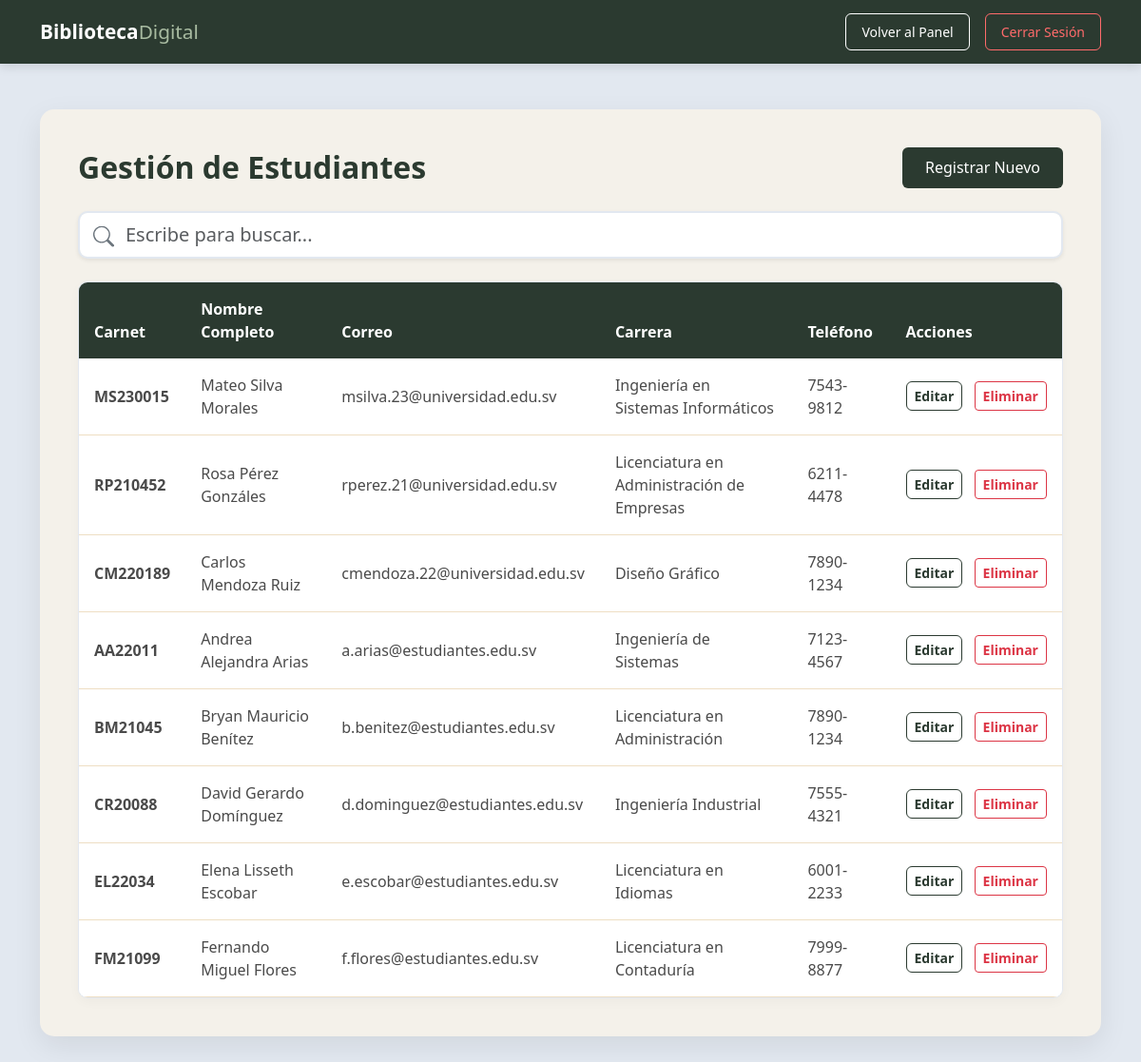
Page /estudiantes/estudiante_lista.php (signed in) on the committed database.
### tables this page shows
CREATE TABLE `estudiantes` (
  `id` int(11) NOT NULL,
  `carnet` varchar(50) NOT NULL,
  `nombre_completo` varchar(150) NOT NULL,
  `correo` varchar(150) NOT NULL,
  `carrera` varchar(100) NOT NULL,
  `telefono` varchar(20) DEFAULT NULL
);

### estudiantes/estudiante_lista.php (the view, shortened to what this page needs)
<?php
require '../config/conexion.php';
$sql = "SELECT * FROM estudiantes";
$resultado = $conn->query($sql);
?>
<!DOCTYPE html>
<html lang="es">
<head>
    <link href="https://cdn.jsdelivr.net/npm/bootstrap@5.3.0/dist/css/bootstrap.min.css" rel="stylesheet">
</head>
<body>
    <nav class="navbar mb-5">
        <div class="container">
            <a class="navbar-brand" href="../dashboard.php">Biblioteca<span>Digital</span></a>
            <div class="d-flex">
                <a href="../dashboard.php" class="btn btn-sm btn-outline-light-custom me-3 px-3 py-2">Volver al Panel</a>
                <a href="../logout.php" class="btn btn-sm btn-logout px-3 py-2">Cerrar Sesión</a>
            </div>
        </div>
    </nav>
    <div class="container mb-5">
        <div class="main-card">
            <div class="d-flex justify-content-between align-items-center mb-4">
                <h2 class="mb-0">Gestión de Estudiantes</h2>
                <?php if ($_SESSION['nivel_acceso'] == 'Administrador' || $_SESSION['nivel_acceso'] == 'Supervisor'): ?>
                    <a href="estudiante_form.php" class="btn-dark-green">Registrar Nuevo</a>
                <?php endif; ?>
            </div>
            <div class="mb-4 position-relative">
                <span class="position-absolute top-50 start-0 translate-middle-y ms-3" style="color: #6c757d;">
                </span>
                <input type="text" id="buscador" class="form-control form-control-lg shadow-sm ps-5" placeholder="Escribe para buscar..." style="border: 2px solid #e2e8f0; border-radius: 10px;">
            </div>
            <div class="table-container table-responsive">
                <table class="table table-hover">
                    <thead>
                        <tr>
                            <th>Carnet</th>
                            <th>Nombre Completo</th>
                            <th>Correo</th>
                            <th>Carrera</th>
                            <th>Teléfono</th>
                            <th>Acciones</th>
                        </tr>
                    </thead>
                    <tbody>
                        <?php if ($resultado && $resultado->num_rows > 0): ?>
                            <?php while($fila = $resultado->fetch_assoc()): ?>
                                <tr>
                                    <td class="fw-bold"><?= htmlspecialchars($fila['carnet']) ?></td>
                                    <td><?= htmlspecialchars($fila['nombre_completo']) ?></td>
                                    <td><?= htmlspecialchars($fila['correo']) ?></td>
                                    <td><?= htmlspecialchars($fila['carrera']) ?></td>
                                    <td><?= htmlspecialchars($fila['telefono']) ?></td>
                                    <td class="text-nowrap">
                                        <?php if ($_SESSION['nivel_acceso'] == 'Administrador' || $_SESSION['nivel_acceso'] == 'Supervisor'): ?>
                                            <a href="estudiante_editar.php?id=<?= $fila['id'] ?>" class="btn btn-sm btn-action-edit me-2">Editar</a>
                                        <?php endif; ?>
                                        <?php if ($_SESSION['nivel_acceso'] == 'Administrador'): ?>
                                            <a href="estudiante_eliminar.php?id=<?= $fila['id'] ?>" class="btn btn-sm btn-outline-danger fw-bold" onclick="return confirm('¿Eliminar este estudiante?');">Eliminar</a>
                                        <?php endif; ?>
                                    </td>
                                </tr>
                            <?php endwhile; ?>
                        <?php else: ?>
                            <tr>
                                <td colspan="6" class="text-center py-5 text-muted">No hay estudiantes registrados en el sistema.</td>
                            </tr>
                        <?php endif; ?>
                    </tbody>
                </table>
            </div>
        </div>
    </div>
</body>
</html>

### estudiantes/estudiante_lista.php (style rules this page uses)
body { background-color: #e2e8f0; color: #333333; font-family: 'Segoe UI', Tahoma, Geneva, Verdana, sans-serif; }
.navbar { background-color: #2b3a30; box-shadow: 0 4px 10px rgba(0,0,0,0.1); padding: 0.8rem 0; }
.navbar-brand { color: #ffffff !important; font-weight: 700; font-size: 1.3rem; }
.navbar-brand span { color: #a8bba1; font-weight: 400; }
.btn-outline-light-custom { border: 1px solid #ffffff; color: #ffffff; border-radius: 6px; transition: all 0.2s; }
.btn-logout { border: 1px solid #ff6b6b; color: #ff6b6b; border-radius: 6px; transition: all 0.2s; }
.main-card { background-color: #f4f1ea; border: none; border-radius: 15px; box-shadow: 0 10px 30px rgba(0,0,0,0.08); padding: 2.5rem; }
h2 { color: #2b3a30; font-weight: 700; }
.btn-dark-green { background-color: #2b3a30; color: #ffffff; border: none; border-radius: 6px; font-weight: 500; padding: 0.6rem 1.5rem; text-decoration: none; display: inline-block; }
.table-container { background-color: #ffffff; border-radius: 10px; overflow: hidden; box-shadow: 0 4px 12px rgba(0,0,0,0.03); border: 1px solid #e2e8f0; margin-top: 1.5rem; }
.table { margin-bottom: 0; }
.table th { background-color: #2b3a30; color: #ffffff; font-weight: 600; padding: 16px; border: none; }
.table td { padding: 16px; vertical-align: middle; border-bottom: 1px solid #eedec3; color: #4a4a4a; }
.btn-action-edit { color: #2b3a30; border: 1px solid #2b3a30; font-weight: 600; border-radius: 6px; }

### rows in the picture
estudiantes: carnet "MS230015", nombre_completo "Mateo Silva Morales", correo "msilva.23@universidad.edu.sv", carrera "Ingeniería en Sistemas Informáticos", telefono "7543-9812"
estudiantes: carnet "RP210452", nombre_completo "Rosa Pérez Gonzáles", correo "rperez.21@universidad.edu.sv", carrera "Licenciatura en Administración de Empresas", telefono "6211-4478"
estudiantes: carnet "CM220189", nombre_completo "Carlos Mendoza Ruiz", correo "cmendoza.22@universidad.edu.sv", carrera "Diseño Gráfico", telefono "7890-1234"
estudiantes: carnet "AA22011", nombre_completo "Andrea Alejandra Arias", correo "a.arias@estudiantes.edu.sv", carrera "Ingeniería de Sistemas", telefono "7123-4567"
estudiantes: carnet "BM21045", nombre_completo "Bryan Mauricio Benítez", correo "b.benitez@estudiantes.edu.sv", carrera "Licenciatura en Administración", telefono "7890-1234"
estudiantes: carnet "CR20088", nombre_completo "David Gerardo Domínguez", correo "d.dominguez@estudiantes.edu.sv", carrera "Ingeniería Industrial", telefono "7555-4321"
estudiantes: carnet "EL22034", nombre_completo "Elena Lisseth Escobar", correo "e.escobar@estudiantes.edu.sv", carrera "Licenciatura en Idiomas", telefono "6001-2233"
estudiantes: carnet "FM21099", nombre_completo "Fernando Miguel Flores", correo "f.flores@estudiantes.edu.sv", carrera "Licenciatura en Contaduría", telefono "7999-8877"
